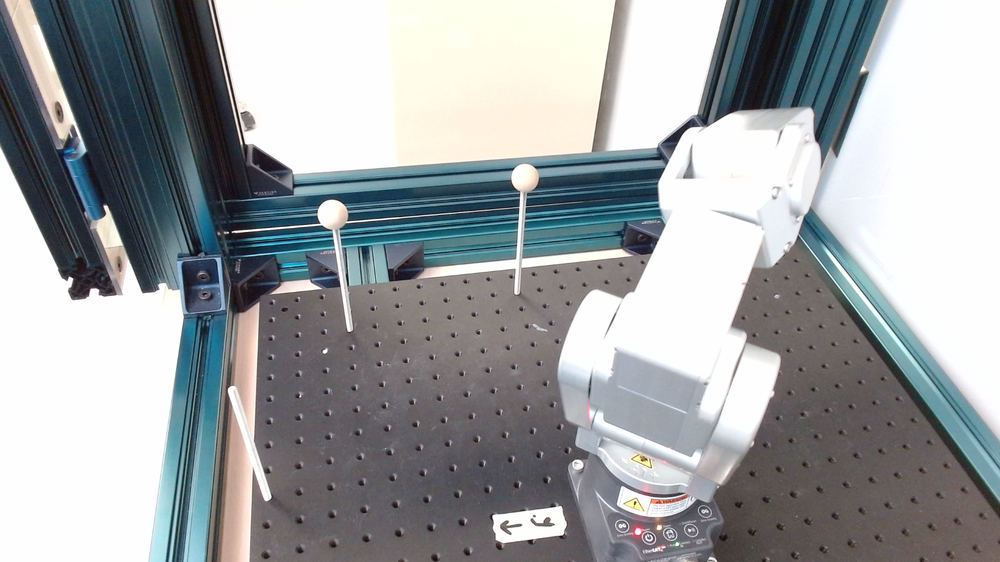
#> input picture lab3/imageL.png, 1000 x 562 px, shrunk from 1920 x 1080 before the run, found by its file name
$ python get_points.py
#> lines starting #> are read from the running program, lines starting #| are printed output that depends on the picture; after the words box and inside, x2 and y2 are one past the last pixel; in counts of white or black regions, pixels touching at a corner belong together
import cv2
import numpy as np
import os

def get_points(img_path:str, nb_rows:int=4, nb_cols:int=4) -> np.ndarray:
#> called with img_path = 'lab3/src/../images/calib_imgs/imageL.png', nb_rows = 4, nb_cols = 4
    points = []
    point_index = 0
    instructions = [
        "Please select the (x_max, y_max) point",
        "Please select the (x_max, y_min) point",
        "Please select the (x_min, y_max) point",
        "Please select the (x_min, y_min) point",
    ]

    def draw_instruction(img):
        display = img.copy()
        if point_index < len(instructions):
            text = instructions[point_index]
        elif point_index == len(instructions):
            text = "All corners have been selected. Please press Enter to see all points."
        else:
            text = "Press ESC to quit."
        cv2.putText(display, text, (45, 45), cv2.FONT_HERSHEY_SIMPLEX,
                    1.2, (0, 0, 255), 2, cv2.LINE_AA)
        return display

    def mouse_callback(event, x, y, flags, param):
        if event == cv2.EVENT_LBUTTONDOWN:
            nonlocal point_index
            nonlocal image
            # Add the point
            points.append((x, y))
            point_index += 1

            # Show the point on the image
            cv2.circle(image, (x, y), 5, (0, 0, 255), -1)
            cv2.imshow("Image", draw_instruction(image))

    # Load image
    image = cv2.imread(img_path)
#> image is the input picture: shape (562, 1000, 3); mean B, G, R 164, 161.7, 157.9
    if image is None:
        raise ValueError(f"Image not found or unreadable: {img_path}")

    cv2.imshow("Image", draw_instruction(image))
#> in draw_instruction, `cv2.putText(display, text, (45, 45), cv2.FONT_HERSHEY_SIMPLEX, 1.2, (0..`:
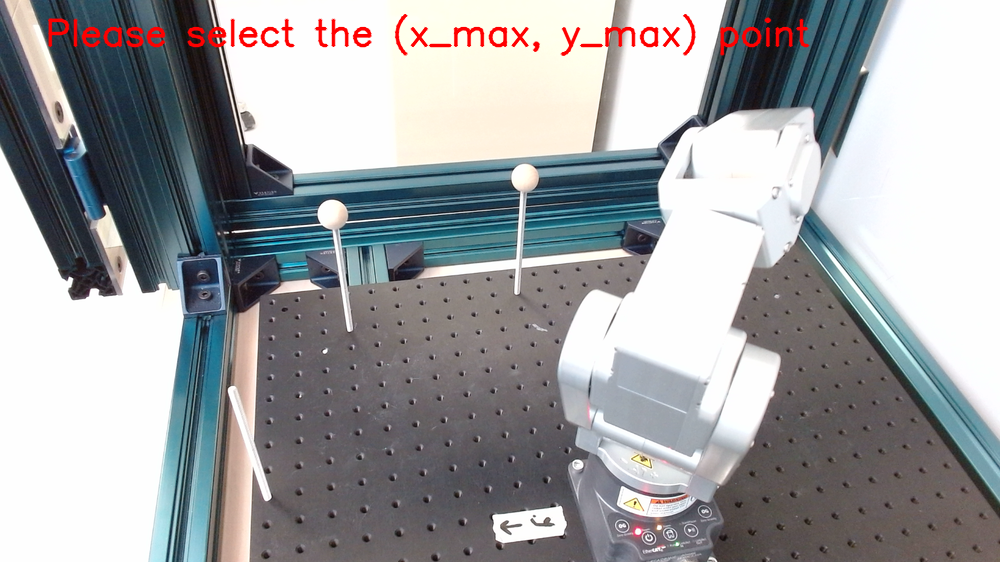
#> display: shape (562, 1000, 3); 1.44% of pixels changed, all inside (x1, y1, x2, y2) = (47, 14, 810, 56)
    cv2.setMouseCallback("Image", mouse_callback)

    # Keep image opened until ESC is pressed to escape
    while True:
        cv2.imshow("Image", draw_instruction(image))
        key = cv2.waitKey(1) & 0xFF
#> (key Esc is pressed here)
        if key == 13 and point_index == len(instructions):  # Enter key
            break
        if key == 27:  # ESC key
            break
    cv2.destroyAllWindows()

    # Ensure we have exactly 4 corner points
    if len(points) != 4:
#> (the run stopped early here; a loop or call above may not have finished)
